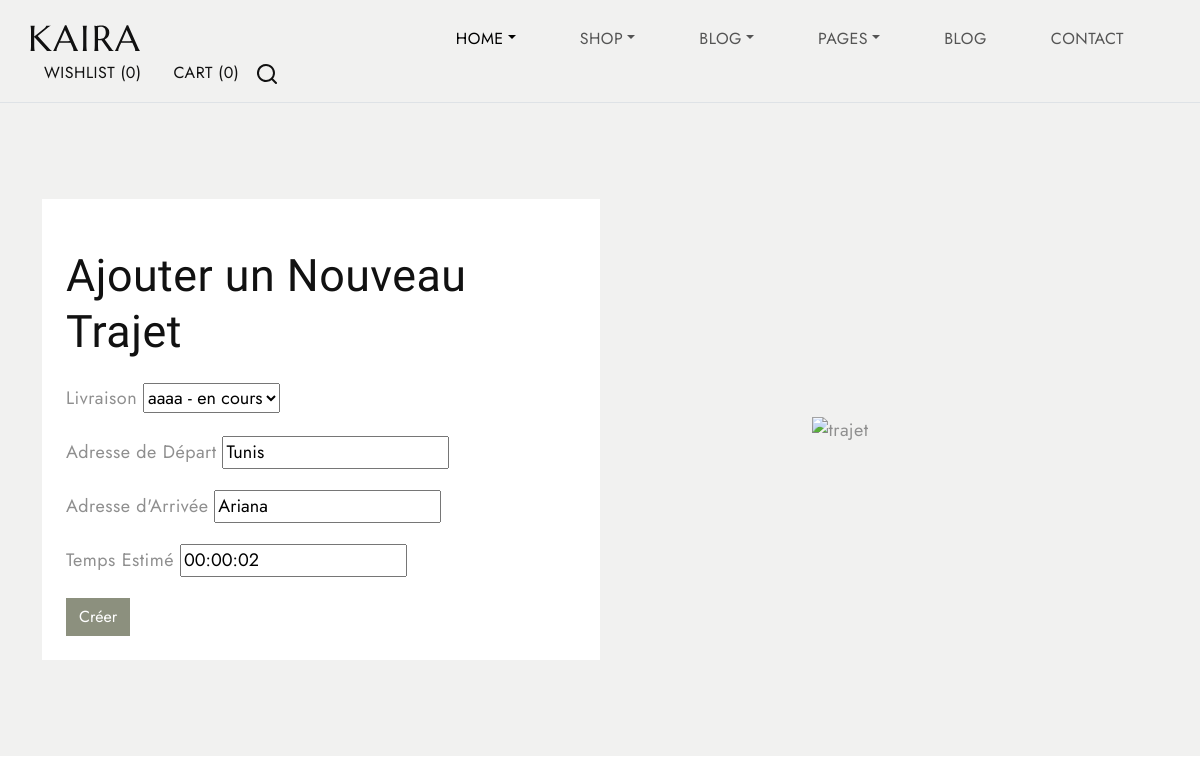
Screenshot of /trajets/1/modifier/ with the database file from the repository.
### trajets/models.py (models this page shows, shortened)
class TrajetLivraison(models.Model):
    livraison = models.OneToOneField(Livraison, on_delete=models.CASCADE, related_name='trajet')
    temps_estime = models.DurationField()
    point_de_depart = models.CharField(max_length=255, blank=True)
    point_d_arrivee = models.CharField(max_length=255, blank=True)

### trajets/views.py (the view)
# urls.py: path('<int:pk>/modifier/', views.trajet_update, name='trajet_update'),
def trajet_update(request, pk):
    trajet = get_object_or_404(TrajetLivraison, pk=pk)
    if request.method == 'POST':
        form = TrajetLivraisonForm(request.POST, instance=trajet)
        if form.is_valid():
            form.save()
            return redirect('trajet_list')
    else:
        form = TrajetLivraisonForm(instance=trajet)
    return render(request, 'trajets/trajet_form.html', {'form': form})

### trajets/forms.py
class TrajetLivraisonForm(forms.ModelForm):
    class Meta:
        model = TrajetLivraison
        fields = ['livraison', 'temps_estime', 'point_d_arrivee','point_de_depart']

### livraisons/models.py (called while the page is built)
    def __str__(self):
        return f"{self.commande} - {self.statut_livraison}"

### trajets/templates/trajets/trajet_form.html (shortened to what this page needs)
{% load static %}
<!DOCTYPE html>
<html lang="fr">
<head>
  <link href="https://cdn.jsdelivr.net/npm/bootstrap@5.3.0-alpha3/dist/css/bootstrap.min.css" rel="stylesheet"
>
  <link rel="stylesheet" type="text/css" href="{% static 'css/vendor.css' %}">
  <link rel="stylesheet" href="https://cdn.jsdelivr.net/npm/swiper@9/swiper-bundle.min.css" />
  <link rel="stylesheet" type="text/css" href="{% static 'style.css' %}">
</head>
<body class="homepage">
  <nav class="navbar navbar-expand-lg bg-light text-uppercase fs-6 p-3 border-bottom align-items-center">
    <div class="container-fluid">
      <div class="row justify-content-between align-items-center w-100">
        <div class="col-auto">
          <a class="navbar-brand text-white" href="index.html">
          </a>
        </div>
        <div class="col-auto">
          <div class="offcanvas offcanvas-end" tabindex="-1" id="offcanvasNavbar"
            aria-labelledby="offcanvasNavbarLabel">
            <div class="offcanvas-body">
              <ul class="navbar-nav justify-content-end flex-grow-1 gap-1 gap-md-5 pe-3">
                <li class="nav-item dropdown">
                  <a class="nav-link dropdown-toggle active" href="#" id="dropdownHome" data-bs-toggle="dropdown"
                    aria-haspopup="true" aria-expanded="false">Home</a>
                </li>
                <li class="nav-item dropdown">
                  <a class="nav-link dropdown-toggle" href="#" id="dropdownShop" data-bs-toggle="dropdown"
                    aria-haspopup="true" aria-expanded="false">Shop</a>
                </li>
                <li class="nav-item dropdown">
                  <a class="nav-link dropdown-toggle" href="#" id="dropdownBlog" data-bs-toggle="dropdown"
                    aria-haspopup="true" aria-expanded="false">Blog</a>
                </li>
                <li class="nav-item dropdown">
                  <a class="nav-link dropdown-toggle" href="#" id="dropdownPages" data-bs-toggle="dropdown"
                    aria-haspopup="true" aria-expanded="false">Pages</a>
                </li>
                <li class="nav-item">
                  <a class="nav-link" href="#">Blog</a>
                </li>
                <li class="nav-item">
                  <a class="nav-link" href="#">Contact</a>
                </li>
              </ul>
            </div>
          </div>
        </div>
        <div class="col-3 col-lg-auto">
          <ul class="list-unstyled d-flex m-0">
            <li class="d-none d-lg-block">
              <a href="index.html" class="text-uppercase mx-3">Wishlist <span class="wishlist-count">(0)</span>
              </a>
            </li>
            <li class="d-none d-lg-block">
              <a href="index.html" class="text-uppercase mx-3" data-bs-toggle="offcanvas" data-bs-target="#offcanvasCart"
                aria-controls="offcanvasCart">Cart <span class="cart-count">(0)</span>
              </a>
            </li>
            <li class="search-box" class="mx-2">
              <a href="#search" class="search-button">
                <svg width="24" height="24" viewBox="0 0 24 24">
                  <use xlink:href="#search"></use>
                </svg>
              </a>
            </li>
          </ul>
        </div>
      </div>
    </div>
  </nav>
  <section class="collection bg-light position-relative py-5">
    <div class="container">
        <div class="row">
            <div class="title-xlarge text-uppercase txt-fx domino">Trajet Livraison</div>
            <div class="collection-item d-flex flex-wrap my-5">
                <div class="col-md-6 column-container bg-white p-4 me-2">
                    <h3 class="mb-4">Ajouter un Nouveau Trajet</h3>
                    <form method="POST" enctype="multipart/form-data">
                        <div class="mb-3">
                            <label for="livraison" class="form-label">Livraison</label>
                            {{ form.livraison }}
                        </div>
                        <div class="mb-3">
                            <label for="point_de_depart" class="form-label">Adresse de Départ</label>
                            {{ form.point_de_depart }}
                        </div>
                        <div class="mb-3">
                            <label for="point_d_arrivee" class="form-label">Adresse d'Arrivée</label>
                            {{ form.point_d_arrivee }}
                        </div>
                        <div class="mb-3">
                            <label for="temps_estime" class="form-label">Temps Estimé</label>
                            {{ form.temps_estime }}
                        </div>
                        <button type="submit" class="btn btn-primary">Créer</button>
                    </form>
                </div>
                <div class="col-md-5 column-container d-flex justify-content-center align-items-center">
                    <div class="image-holder">
                        <img src="{% static 'APP1/images/trajet-image.jpg' %}" alt="trajet" class="product-image img-fluid" style="height: 800px; width: 600px; object-fit: cover;">
                    </div>
                </div>
            </div>
        </div>
    </div>
</section>
</body>
</html>

### perfumes/static/style.css (style rules this page uses)
body { --heading-font: "Marcellus", Roboto, sans-serif; --heading-font-weight: 400; --heading-color: #111; --heading-line-height: 1.24; --swiper-theme-color: #8C907E; --bs-body-font-family: "Jost", Roboto, sans-serif; --bs-body-font-size: 18px; --bs-body-font-weight: 400; --bs-body-line-height: 1.5; --bs-body-color: #8f8f8f; --bs-body-color-rgb: 143, 143, 143; --bs-primary: #8C907E; --bs-secondary: #6c757d; --bs-black: #111; --bs-light: #F1F1F0; --bs-dark: #212529; --bs-gray: #9aa1a7; --bs-gray-dark: #51565b; --bs-primary-rgb: 140, 144, 126; --bs-secondary-rgb: 108, 117, 125; --bs-black-rgb: 17, 17, 17; --bs-light-rgb: 241, 241, 240; --bs-dark-rgb: 33, 37, 41; --bs-link-color: #111; --bs-link-color-rgb: 17, 17, 17; --bs-link-decoration: underline; --bs-link-hover-color: #111; --bs-link-hover-color-rgb: 17, 17, 17; }
body { letter-spacing: 0.03rem; }
h1, .h1, h2, .h2, h3, .h3, h4, .h4, h5, .h5, h6, .h6 { font-family: var(--heading-font); font-weight: var(--heading-font-weight); color: var(--heading-color); line-height: var(--heading-line-height); }
h1, h2, h3 { margin: 25px 0; }
h3, .h3 { font-size: 2.8rem; }
a { text-decoration: none; }
.container-fluid { max-width: 1800px; }
.btn { --bs-btn-border-radius: 0; }
.btn-primary { --bs-btn-color: #fff; --bs-btn-bg: #8C907E; --bs-btn-border-color: #8C907E; --bs-btn-hover-color: #fff; --bs-btn-hover-bg: #5e624e; --bs-btn-hover-border-color: #5e624e; --bs-btn-focus-shadow-rgb: 49, 132, 253; --bs-btn-active-color: #fff; --bs-btn-active-bg: #5e624e; --bs-btn-active-border-color: #5e624e; --bs-btn-active-shadow: inset 0 3px 5px rgba(0, 0, 0, 0.125); --bs-btn-disabled-color: #fff; --bs-btn-disabled-bg: #8C907E; --bs-btn-disabled-border-color: #8C907E; }
.text-white { --heading-color: var(--bs-light); --bs-breadcrumb-item-active-color: var(--bs-light); --bs-breadcrumb-divider-color: var(--bs-light); --bs-link-color-rgb: var(--bs-light-rgb); --bs-link-hover-color-rgb: var(--bs-light-rgb); }
.txt-fx { overflow: hidden; line-height: 1; }
.txt-fx { --delay: 50ms; --easing: cubic-bezier(.5, 0, .53, 1); }
.title-xlarge { font-size: calc(2rem + 10vw); font-family: var(--heading-font); color: var(--bs-gray-300); position: absolute; top: -40px; left: 0; z-index: 0; }

### rows the page displays
TrajetLivraison: livraison "aaaa - en cours", point_de_depart "Tunis", point_d_arrivee "Ariana", temps_estime "00:00:02"
